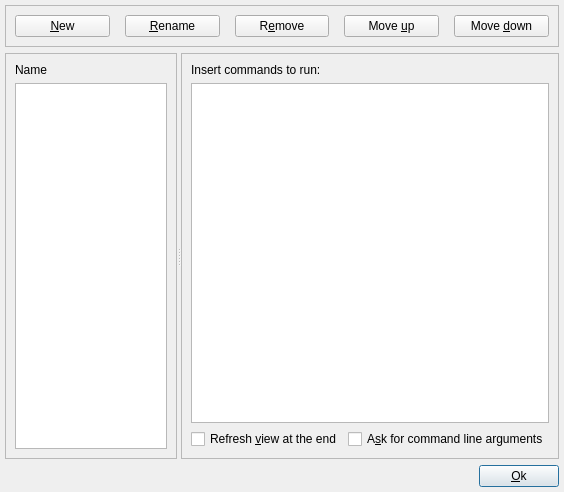
<ui version="4.0" >
 <class>CustomActionBase</class>
 <widget class="QWidget" name="CustomActionBase" >
  <property name="geometry" >
   <rect>
    <x>0</x>
    <y>0</y>
    <width>564</width>
    <height>492</height>
   </rect>
  </property>
  <property name="windowTitle" >
   <string>Actions builder</string>
  </property>
  <property name="windowIcon" >
   <iconset resource="icons.qrc" >:/icons/resources/bookmark.png</iconset>
  </property>
  <layout class="QHBoxLayout" >
   <property name="margin" >
    <number>5</number>
   </property>
   <property name="spacing" >
    <number>0</number>
   </property>
   <item>
    <layout class="QVBoxLayout" >
     <property name="margin" >
      <number>0</number>
     </property>
     <property name="spacing" >
      <number>6</number>
     </property>
     <item>
      <widget class="QFrame" name="frame" >
       <property name="sizePolicy" >
        <sizepolicy>
         <hsizetype>5</hsizetype>
         <vsizetype>0</vsizetype>
         <horstretch>0</horstretch>
         <verstretch>0</verstretch>
        </sizepolicy>
       </property>
       <property name="frameShape" >
        <enum>QFrame::StyledPanel</enum>
       </property>
       <property name="frameShadow" >
        <enum>QFrame::Raised</enum>
       </property>
       <layout class="QHBoxLayout" >
        <property name="margin" >
         <number>9</number>
        </property>
        <property name="spacing" >
         <number>6</number>
        </property>
        <item>
         <layout class="QHBoxLayout" >
          <property name="margin" >
           <number>0</number>
          </property>
          <property name="spacing" >
           <number>15</number>
          </property>
          <item>
           <widget class="QPushButton" name="pushButtonNew" >
            <property name="text" >
             <string>&amp;New</string>
            </property>
            <property name="icon" >
             <iconset resource="icons.qrc" >:/icons/resources/bookmark_add.png</iconset>
            </property>
            <property name="shortcut" >
             <string>Alt+N</string>
            </property>
           </widget>
          </item>
          <item>
           <widget class="QPushButton" name="pushButtonRename" >
            <property name="text" >
             <string>&amp;Rename</string>
            </property>
            <property name="icon" >
             <iconset resource="icons.qrc" >:/icons/resources/pencil.png</iconset>
            </property>
            <property name="shortcut" >
             <string>Alt+R</string>
            </property>
           </widget>
          </item>
          <item>
           <widget class="QPushButton" name="pushButtonRemove" >
            <property name="text" >
             <string>R&amp;emove</string>
            </property>
            <property name="icon" >
             <iconset resource="icons.qrc" >:/icons/resources/remove.png</iconset>
            </property>
            <property name="shortcut" >
             <string>Alt+E</string>
            </property>
           </widget>
          </item>
          <item>
           <widget class="QPushButton" name="pushButtonMoveUp" >
            <property name="layoutDirection" >
             <enum>Qt::LeftToRight</enum>
            </property>
            <property name="text" >
             <string>Move &amp;up</string>
            </property>
            <property name="icon" >
             <iconset resource="icons.qrc" >:/icons/resources/1uparrow.png</iconset>
            </property>
            <property name="shortcut" >
             <string>Alt+U</string>
            </property>
           </widget>
          </item>
          <item>
           <widget class="QPushButton" name="pushButtonMoveDown" >
            <property name="text" >
             <string>Move &amp;down</string>
            </property>
            <property name="icon" >
             <iconset resource="icons.qrc" >:/icons/resources/1downarrow.png</iconset>
            </property>
            <property name="shortcut" >
             <string>Alt+D</string>
            </property>
           </widget>
          </item>
         </layout>
        </item>
       </layout>
      </widget>
     </item>
     <item>
      <widget class="QSplitter" name="splitter" >
       <property name="orientation" >
        <enum>Qt::Horizontal</enum>
       </property>
       <widget class="QFrame" name="frame_3" >
        <property name="frameShape" >
         <enum>QFrame::StyledPanel</enum>
        </property>
        <property name="frameShadow" >
         <enum>QFrame::Raised</enum>
        </property>
        <layout class="QHBoxLayout" >
         <property name="margin" >
          <number>9</number>
         </property>
         <property name="spacing" >
          <number>6</number>
         </property>
         <item>
          <layout class="QVBoxLayout" >
           <property name="margin" >
            <number>0</number>
           </property>
           <property name="spacing" >
            <number>6</number>
           </property>
           <item>
            <widget class="QLabel" name="labelActionName" >
             <property name="text" >
              <string>Name</string>
             </property>
             <property name="buddy" >
              <cstring>listWidgetNames</cstring>
             </property>
            </widget>
           </item>
           <item>
            <widget class="QListWidget" name="listWidgetNames" />
           </item>
          </layout>
         </item>
        </layout>
       </widget>
       <widget class="QFrame" name="frame_2" >
        <property name="frameShape" >
         <enum>QFrame::StyledPanel</enum>
        </property>
        <property name="frameShadow" >
         <enum>QFrame::Raised</enum>
        </property>
        <layout class="QHBoxLayout" >
         <property name="margin" >
          <number>9</number>
         </property>
         <property name="spacing" >
          <number>6</number>
         </property>
         <item>
          <layout class="QVBoxLayout" >
           <property name="margin" >
            <number>0</number>
           </property>
           <property name="spacing" >
            <number>6</number>
           </property>
           <item>
            <widget class="QLabel" name="textLabel1" >
             <property name="text" >
              <string>Insert commands to run:</string>
             </property>
            </widget>
           </item>
           <item>
            <widget class="QTextEdit" name="textEditAction" >
             <property name="toolTip" >
              <string>Insert commands to run. See handbook (F1) for some examples.</string>
             </property>
             <property name="acceptRichText" >
              <bool>false</bool>
             </property>
            </widget>
           </item>
           <item>
            <layout class="QHBoxLayout" >
             <property name="margin" >
              <number>0</number>
             </property>
             <property name="spacing" >
              <number>6</number>
             </property>
             <item>
              <widget class="QCheckBox" name="checkBoxRefreshAfterAction" >
               <property name="toolTip" >
                <string>If checked main view will be automatically refreshed when done</string>
               </property>
               <property name="text" >
                <string>Refresh &amp;view at the end</string>
               </property>
               <property name="shortcut" >
                <string>Alt+V</string>
               </property>
              </widget>
             </item>
             <item>
              <widget class="QCheckBox" name="checkBoxAskArgs" >
               <property name="toolTip" >
                <string>Check if you want to be prompted for command line arguments. Args will be appended after the first command only.</string>
               </property>
               <property name="text" >
                <string>A&amp;sk for command line arguments</string>
               </property>
               <property name="shortcut" >
                <string>Alt+S</string>
               </property>
              </widget>
             </item>
            </layout>
           </item>
          </layout>
         </item>
        </layout>
       </widget>
      </widget>
     </item>
     <item>
      <layout class="QHBoxLayout" >
       <property name="margin" >
        <number>0</number>
       </property>
       <property name="spacing" >
        <number>6</number>
       </property>
       <item>
        <spacer>
         <property name="orientation" >
          <enum>Qt::Horizontal</enum>
         </property>
         <property name="sizeType" >
          <enum>QSizePolicy::Expanding</enum>
         </property>
         <property name="sizeHint" >
          <size>
           <width>101</width>
           <height>20</height>
          </size>
         </property>
        </spacer>
       </item>
       <item>
        <widget class="QPushButton" name="pushButtonOk" >
         <property name="text" >
          <string>&amp;Ok</string>
         </property>
         <property name="shortcut" >
          <string>Alt+O</string>
         </property>
         <property name="autoDefault" >
          <bool>true</bool>
         </property>
         <property name="default" >
          <bool>true</bool>
         </property>
        </widget>
       </item>
      </layout>
     </item>
    </layout>
   </item>
  </layout>
 </widget>
 <layoutdefault spacing="6" margin="11" />
 <resources>
  <include location="icons.qrc" />
 </resources>
 <connections>
  <connection>
   <sender>pushButtonNew</sender>
   <signal>clicked()</signal>
   <receiver>CustomActionBase</receiver>
   <slot>pushButtonNew_clicked()</slot>
   <hints>
    <hint type="sourcelabel" >
     <x>20</x>
     <y>20</y>
    </hint>
    <hint type="destinationlabel" >
     <x>20</x>
     <y>20</y>
    </hint>
   </hints>
  </connection>
  <connection>
   <sender>pushButtonRename</sender>
   <signal>clicked()</signal>
   <receiver>CustomActionBase</receiver>
   <slot>pushButtonRename_clicked()</slot>
   <hints>
    <hint type="sourcelabel" >
     <x>20</x>
     <y>20</y>
    </hint>
    <hint type="destinationlabel" >
     <x>20</x>
     <y>20</y>
    </hint>
   </hints>
  </connection>
  <connection>
   <sender>pushButtonRemove</sender>
   <signal>clicked()</signal>
   <receiver>CustomActionBase</receiver>
   <slot>pushButtonRemove_clicked()</slot>
   <hints>
    <hint type="sourcelabel" >
     <x>20</x>
     <y>20</y>
    </hint>
    <hint type="destinationlabel" >
     <x>20</x>
     <y>20</y>
    </hint>
   </hints>
  </connection>
  <connection>
   <sender>checkBoxRefreshAfterAction</sender>
   <signal>toggled(bool)</signal>
   <receiver>CustomActionBase</receiver>
   <slot>checkBoxRefreshAfterAction_toggled(bool)</slot>
   <hints>
    <hint type="sourcelabel" >
     <x>20</x>
     <y>20</y>
    </hint>
    <hint type="destinationlabel" >
     <x>20</x>
     <y>20</y>
    </hint>
   </hints>
  </connection>
  <connection>
   <sender>pushButtonMoveUp</sender>
   <signal>clicked()</signal>
   <receiver>CustomActionBase</receiver>
   <slot>pushButtonMoveUp_clicked()</slot>
   <hints>
    <hint type="sourcelabel" >
     <x>20</x>
     <y>20</y>
    </hint>
    <hint type="destinationlabel" >
     <x>20</x>
     <y>20</y>
    </hint>
   </hints>
  </connection>
  <connection>
   <sender>pushButtonMoveDown</sender>
   <signal>clicked()</signal>
   <receiver>CustomActionBase</receiver>
   <slot>pushButtonMoveDown_clicked()</slot>
   <hints>
    <hint type="sourcelabel" >
     <x>20</x>
     <y>20</y>
    </hint>
    <hint type="destinationlabel" >
     <x>20</x>
     <y>20</y>
    </hint>
   </hints>
  </connection>
  <connection>
   <sender>checkBoxAskArgs</sender>
   <signal>toggled(bool)</signal>
   <receiver>CustomActionBase</receiver>
   <slot>checkBoxAskArgs_toggled(bool)</slot>
   <hints>
    <hint type="sourcelabel" >
     <x>20</x>
     <y>20</y>
    </hint>
    <hint type="destinationlabel" >
     <x>20</x>
     <y>20</y>
    </hint>
   </hints>
  </connection>
  <connection>
   <sender>pushButtonOk</sender>
   <signal>clicked()</signal>
   <receiver>CustomActionBase</receiver>
   <slot>pushButtonOk_clicked()</slot>
   <hints>
    <hint type="sourcelabel" >
     <x>20</x>
     <y>20</y>
    </hint>
    <hint type="destinationlabel" >
     <x>20</x>
     <y>20</y>
    </hint>
   </hints>
  </connection>
  <connection>
   <sender>textEditAction</sender>
   <signal>textChanged()</signal>
   <receiver>CustomActionBase</receiver>
   <slot>textEditAction_textChanged()</slot>
   <hints>
    <hint type="sourcelabel" >
     <x>395</x>
     <y>239</y>
    </hint>
    <hint type="destinationlabel" >
     <x>330</x>
     <y>231</y>
    </hint>
   </hints>
  </connection>
  <connection>
   <sender>listWidgetNames</sender>
   <signal>currentItemChanged(QListWidgetItem*,QListWidgetItem*)</signal>
   <receiver>CustomActionBase</receiver>
   <slot>listWidgetNames_currentItemChanged(QListWidgetItem*,QListWidgetItem*)</slot>
   <hints>
    <hint type="sourcelabel" >
     <x>129</x>
     <y>256</y>
    </hint>
    <hint type="destinationlabel" >
     <x>337</x>
     <y>232</y>
    </hint>
   </hints>
  </connection>
 </connections>
</ui>
